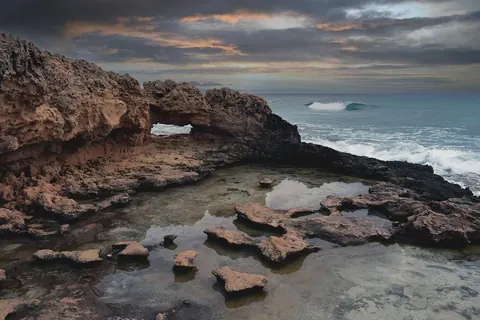
#> input picture assets/img/photos/city-famagusta-480.webp, 480 x 320 px; its folder holds 4 pictures in this run
$ python fetch.py
#> lines starting #> are read from the running program, lines starting #| are printed output that depends on the picture
#> (reads tools/photos/manifest.json from the repository)
### tools/photos/audit.py
#!/usr/bin/env python3
"""Photo audit (owner's rule of 14 Oct 2026: no photograph twice on the site, not even in another crop).

Compares a 64-bit difference hash (dHash, robust to resizing and mild re-compression) of every served photo
(assets/img/photos/*-480.webp) with every other one, and with the "reserved" fingerprints in the manifest: the
photographs inside the short films (assets/video/SOURCES.md), the films' first frames and the explainer posters.

  python3 tools/photos/audit.py                       check (exit 1 on a repeat)
  python3 tools/photos/audit.py --reserve <dir>...    (re)compute the reserved fingerprints from image files, e.g. the
                                                      AVRASTRO library photos the films were made from
Needs Pillow. check.py (no dependencies) checks the other half: each slot is used on one page only.
"""
import glob, json, os, sys
from PIL import Image, ImageOps

HERE = os.path.dirname(os.path.abspath(__file__))
ROOT = os.path.dirname(os.path.dirname(HERE))
LIMIT = 12   # Hamming distance at or below which two images count as the same photograph

def dhash(path, crop_center=True):
#> called with crop_center = True
    im = ImageOps.exif_transpose(Image.open(path)).convert('L')
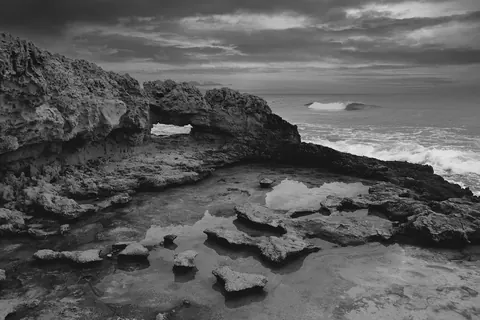
#> im: PIL image 480x320 L; min 0, max 241, mean 90.5
    if crop_center:   # compare the 3:2 centre, as the site crops it
        w, h = im.size
#> w = 480; h = 320
        if w / h > 1.5: nw = int(h * 1.5); im = im.crop(((w - nw) // 2, 0, (w - nw) // 2 + nw, h))
        else: nh = int(w / 1.5); im = im.crop((0, (h - nh) // 2, w, (h - nh) // 2 + nh))
#> after `nh = int(w / 1.5)`: nh = 320
    im = im.resize((9, 8), Image.LANCZOS)
    px = list(im.tobytes())
#> px = 72 values, max 159 at index 35, min 26 at index 31, mean 90.68
    bits = ''.join('1' if px[r * 9 + c] > px[r * 9 + c + 1] else '0' for r in range(8) for c in range(8))
    return f'{int(bits, 2):016x}'

def dist(a, b): return bin(int(a, 16) ^ int(b, 16)).count('1')

# [24 lines left out: function main, not called in this run]

# [2 lines that do not run on import are left out]

### tools/photos/fetch.py
#!/usr/bin/env python3
"""Downloads the photos the site still needs — runs on GitHub's machines (workflow «Site photos»,
.github/workflows/photos.yml); the build sandbox has no internet access.

For every slot in tools/photos/manifest.json with a "fetch" block and no download yet (tools/photos/fetched/fetched.json):
  1. search, in order: Pixabay (Pixabay Content License; only when the secret PIXABAY_API_KEY is set) and Openverse
     (CC0 1.0 / Public Domain Mark only). Nothing under any other licence is ever downloaded.
  2. take the first landscape result, at least 1280 px wide, that is not already on the site (same provider id, or the
     same picture by fingerprint: tools/photos/audit.py) — or the candidate named in "pick" ("pixabay-123", "ov-<uuid>").
  3. save it as tools/photos/fetched/<slot>.jpg (max 2400 px wide), its credit in fetched.json, the next candidates in
     fetched/candidates/<slot>.json, and a contact sheet fetched/sheet.jpg to look at before approving.
The workflow then runs make_variants.py and audit.py and commits the result to the same branch, where build.py uses it.
To change a choice: put "pick": "<provider>-<id>" (from candidates/<slot>.json) in the slot, delete its entry from
fetched.json, push. Env: PHOTO_SLOTS=a,b limits the run; PHOTO_REFETCH=a,b downloads those slots again.
"""
import io, json, os, sys, time, urllib.error, urllib.parse, urllib.request
from PIL import Image, ImageDraw, ImageOps

HERE = os.path.dirname(os.path.abspath(__file__))
sys.path.insert(0, HERE)
import audit  # noqa: E402

FETCHED = os.path.join(HERE, 'fetched')
UA = 'farazisgiannis-site-photos/1.0 (+https://farazisgiannis.com; site imagery)'
PIXABAY = os.environ.get('PIXABAY_API_KEY', '').strip()
ONLY = set(filter(None, os.environ.get('PHOTO_SLOTS', '').split(',')))
REFETCH = set(filter(None, os.environ.get('PHOTO_REFETCH', '').split(',')))
MIN_W = 1280

def get(url, headers=None, limit=30_000_000):
    req = urllib.request.Request(url, headers={'User-Agent': UA, **(headers or {})})
    with urllib.request.urlopen(req, timeout=45) as r:
        data = r.read(limit + 1)
    if len(data) > limit: raise ValueError('too large')
    return data

def pixabay(q):
    if not PIXABAY: return []
    u = 'https://pixabay.com/api/?' + urllib.parse.urlencode({'key': PIXABAY, 'q': q, 'image_type': 'photo', 'orientation': 'horizontal',
                                                             'safesearch': 'true', 'per_page': 20, 'min_width': MIN_W, 'order': 'popular'})
    js = json.loads(get(u))
    return [{'provider': 'pixabay', 'id': str(h['id']), 'page': h['pageURL'], 'creator': h.get('user'), 'title': h.get('tags', ''),
             'license': 'Pixabay Content License', 'license_url': 'https://pixabay.com/service/license-summary/',
             'width': h.get('imageWidth'), 'download': h.get('largeImageURL'), 'preview': h.get('webformatURL')} for h in js.get('hits', [])]

_last = [0.0]
def openverse(q):
    wait = 12 - (time.time() - _last[0])   # the anonymous API allows a few requests a minute
    if wait > 0: time.sleep(wait)
    _last[0] = time.time()
    u = 'https://api.openverse.org/v1/images/?' + urllib.parse.urlencode({'q': q, 'license': 'cc0,pdm', 'category': 'photograph', 'aspect_ratio': 'wide',
                                                                           'size': 'large', 'mature': 'false', 'page_size': 20})
    try:
        js = json.loads(get(u, {'Accept': 'application/json'}))
    except urllib.error.HTTPError as e:
        print(f'::warning title=photos::Openverse refused "{q}" (HTTP {e.code})'); return []
    out = []
    for r in js.get('results', []):
        lic = (r.get('license') or '').lower()
        if lic not in ('cc0', 'pdm'): continue
        out.append({'provider': 'ov', 'id': r['id'], 'page': r.get('foreign_landing_url') or r.get('url'), 'creator': r.get('creator'), 'title': r.get('title') or '',
                    'license': 'CC0 1.0' if lic == 'cc0' else 'Public Domain Mark 1.0',
                    'license_url': 'https://creativecommons.org/publicdomain/zero/1.0/' if lic == 'cc0' else 'https://creativecommons.org/publicdomain/mark/1.0/',
                    'width': r.get('width'), 'download': r.get('url'), 'preview': r.get('thumbnail') or r.get('url')})
    return out

def main():
    man = json.load(open(os.path.join(HERE, 'manifest.json'), encoding='utf-8'))
    os.makedirs(os.path.join(FETCHED, 'candidates'), exist_ok=True)
    fpath = os.path.join(FETCHED, 'fetched.json')
    done = json.load(open(fpath, encoding='utf-8')) if os.path.exists(fpath) else {}
    used_ids = {(v['provider'], v['id']) for v in done.values()}
    used_ids |= {('ov', s['credit']['openverse_id']) for s in man['slots'].values() if s.get('credit', {}).get('openverse_id')}
    known = dict(man.get('reserved', {}))
    for f in os.listdir(os.path.join(HERE, '..', '..', 'assets', 'img', 'photos')):
        if f.endswith('-480.webp'): known['site:' + f] = audit.dhash(os.path.join(HERE, '..', '..', 'assets', 'img', 'photos', f))
#> pass 2 of the loop in main, `for f in os.listdir(os.path.join(HERE, '..', '..', 'assets', 'img', 'p..`:
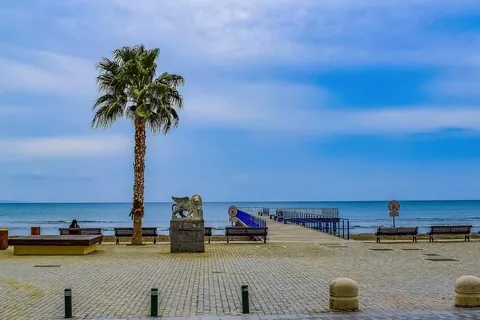
#> input picture assets/img/photos/city-larnaca-480.webp, 480 x 320 px
#> in dhash (call 2), `im = ImageOps.exif_transpose(Image.open(path)).convert('L')`:
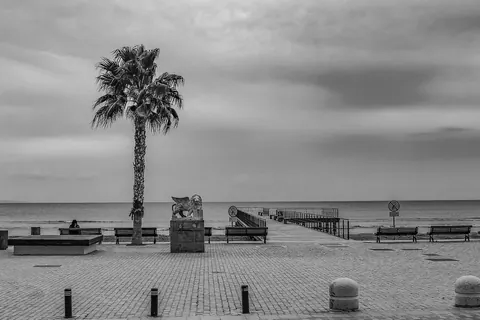
#> im: PIL image 480x320 L; min 0, max 235, mean 139.2
#> px = 72 values, max 197 at index 3, min 63 at index 20, mean 139.4
#> pass 3 of the loop in main, `for f in os.listdir(os.path.join(HERE, '..', '..', 'assets', 'img', 'p..`:
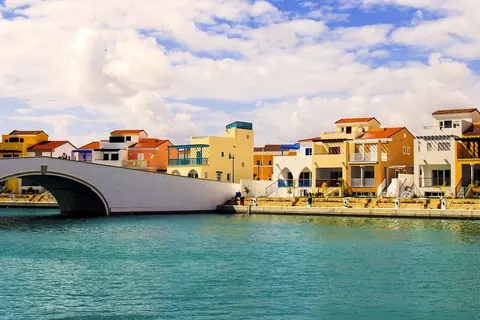
#> input picture assets/img/photos/city-limassol-480.webp, 480 x 320 px
#> in dhash (call 3), `im = ImageOps.exif_transpose(Image.open(path)).convert('L')`:
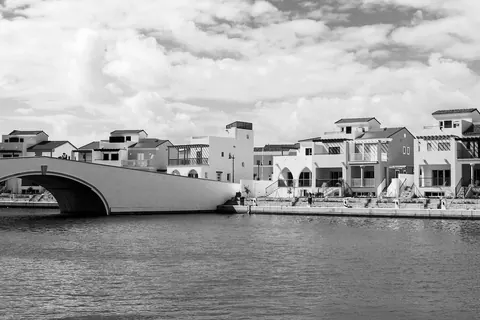
#> im: PIL image 480x320 L; min 0, max 255, mean 163
#> px = 72 values, max 242 at index 1, min 58 at index 46, mean 163.4
#> the loop made 4 passes; the first 3 are shown
    for k in done:
        p = os.path.join(FETCHED, k + '.jpg')
        if os.path.exists(p): known['fetched:' + k] = audit.dhash(p)
    report = []
#> report = []
    for key, slot in man['slots'].items():
        fx = slot.get('fetch')
        if not fx or (ONLY and key not in ONLY) or (key in done and key not in REFETCH): continue
        cands = []
        for q in fx['queries']:
            for prov in (pixabay, openverse):
                try: cands += prov(q)
                except Exception as e: print(f'::warning title=photos::{key}: {prov.__name__} "{q}": {e}')
        seen, uniq = set(), []
        for c in cands:
            if (c['provider'], c['id']) in seen or (c['provider'], c['id']) in used_ids: continue
            if c.get('width') and c['width'] < MIN_W: continue
            seen.add((c['provider'], c['id'])); uniq.append(c)
        pick = fx.get('pick')
        if pick: uniq.sort(key=lambda c: f"{c['provider']}-{c['id']}" != pick)
        with open(os.path.join(FETCHED, 'candidates', key + '.json'), 'w', encoding='utf-8') as fh:
            json.dump(uniq[:12], fh, ensure_ascii=False, indent=1)
        chosen = None
        for c in uniq[:12]:
            try:
                im = ImageOps.exif_transpose(Image.open(io.BytesIO(get(c['download'])))).convert('RGB')
            except Exception as e:
                print(f'::warning title=photos::{key}: {c["provider"]}-{c["id"]} could not be downloaded: {e}'); continue
            if im.width < MIN_W or im.width / im.height < 1.3: continue
            if im.width > 2400: im = im.resize((2400, round(im.height * 2400 / im.width)), Image.LANCZOS)
            tmp = os.path.join(FETCHED, key + '.jpg')
            im.save(tmp, 'JPEG', quality=88, optimize=True, progressive=True)
            h = audit.dhash(tmp)
            twin = next((n for n, kh in known.items() if audit.dist(h, kh) <= audit.LIMIT), None)
            if twin:
                print(f'{key}: {c["provider"]}-{c["id"]} is the same picture as {twin}; next'); os.remove(tmp); continue
            chosen = c; known['fetched:' + key] = h; break
        if not chosen:
            report.append(f'{key}: nothing suitable found'); continue
        chosen = {k: v for k, v in chosen.items() if k not in ('download', 'preview')}
        chosen['fetched'] = time.strftime('%Y-%m-%d'); chosen['review'] = 'pending: look at fetched/sheet.jpg'
        done[key] = chosen; used_ids.add((chosen['provider'], chosen['id']))
        report.append(f'{key}: {chosen["provider"]}-{chosen["id"]} ({chosen["license"]}) {chosen["page"]}')
#> pass 2 of the loop in main, `for key, slot in man['slots'].items():`:
#> pass 3 of the loop in main, `for key, slot in man['slots'].items():`:
#> the loop made 24 passes; the first 3 are shown
    with open(fpath, 'w', encoding='utf-8') as fh:
        json.dump(done, fh, ensure_ascii=False, indent=1); fh.write('\n')
    # contact sheet of every downloaded photo, to look at before the preview is approved
    files = [(k, os.path.join(FETCHED, k + '.jpg')) for k in done if os.path.exists(os.path.join(FETCHED, k + '.jpg'))]
    if files:
        W, H = 480, 320
        sheet = Image.new('RGB', (W * 2, (H + 24) * ((len(files) + 1) // 2)), 'white'); d = ImageDraw.Draw(sheet)
        for i, (k, f) in enumerate(files):
            im = Image.open(f); im.thumbnail((W, H)); x, y = (i % 2) * W, (i // 2) * (H + 24)
            sheet.paste(im, (x, y)); d.text((x + 4, y + H + 5), f'{k}: {done[k]["provider"]}-{done[k]["id"]}', fill='black')
        sheet.save(os.path.join(FETCHED, 'sheet.jpg'), quality=80)
    print('\n'.join(report) or 'nothing to fetch')
#| nothing to fetch
    if report and os.environ.get('GITHUB_STEP_SUMMARY'):
        with open(os.environ['GITHUB_STEP_SUMMARY'], 'a', encoding='utf-8') as fh:
            fh.write('### Site photos\n\n' + '\n'.join('- ' + r for r in report) + '\n')

if __name__ == '__main__':
    main()
